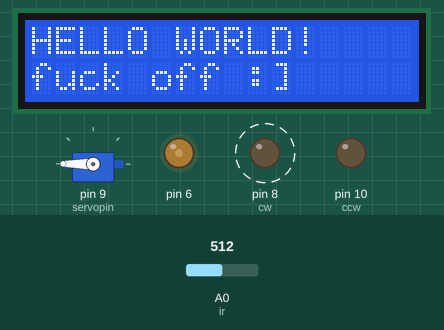
This sketch was run on a simulated Arduino Uno, built with avr-gcc and run on an emulated ATmega328P. On the bench: 16×2 character LCD, servo, output pins drawn as LEDs (lit = HIGH). Dashed ring = blinking. The test bench sets the inputs (shaded band); at power-on: A0 (ir) = 512. What the sketch prints to the serial monitor is not drawn.

Above: at 1.2 s.
1.3 s: A0 (ir) set to 260
5.5 s: A0 (ir) set to 233
At 5.9 s:
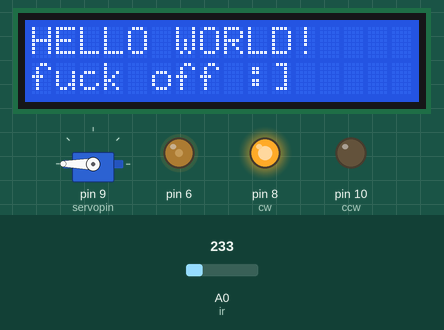
8.2 s: A0 (ir) set to 306
At 8.8 s:
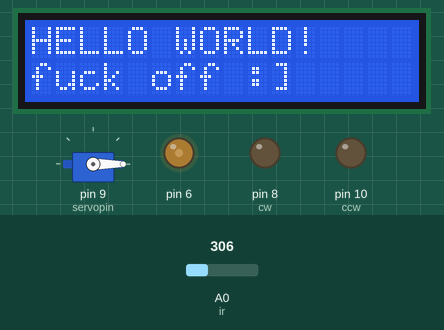
13.7 s: A0 (ir) set to 240
At 14.1 s:
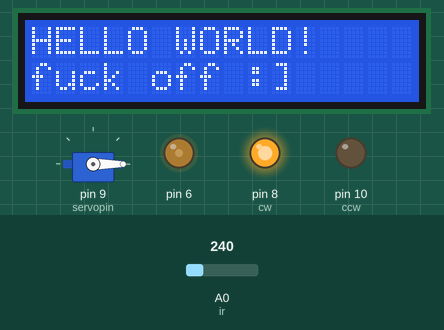
Timing chart, 0 to 16.7 s (numbered marks = the images above; inputs shaded):
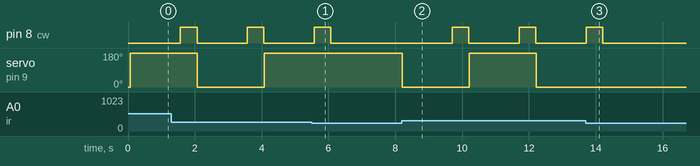

The sketch:

TrashSortDemo.ino
```cpp
#include <Servo.h>
#include <LiquidCrystal.h>
Servo myservo;
int servopin = 9;
int ir = A0;
int cw = 8;
int ccw = 10;
int last_angle = 0;
int Contrast=75;
LiquidCrystal lcd(12, 11, 5, 4, 3, 2);
void setup() {
  analogWrite(6,Contrast);
  lcd.begin(16, 2);
  pinMode(servopin, OUTPUT);
  pinMode(ir, INPUT);
  pinMode(cw, OUTPUT);
  pinMode(ccw, OUTPUT);
  myservo.attach(servopin);
  myservo.write(last_angle);
  digitalWrite(ccw, LOW);
  Serial.begin(9600);
  // put your setup code here, to run once:
}

void loop() {
  lcd.setCursor(0, 0);
  lcd.print("HELLO WORLD!");

  lcd.setCursor(0, 1);
  lcd.print("fuck off :]");
  int value = analogRead(ir);
  Serial.println(value);
  if (value >= 250){
    if(last_angle == 0){
      myservo.write(180);
      last_angle = 180;
    }else{
      myservo.write(0);
      last_angle = 0;
    }
    delay(1500);
    digitalWrite(cw, HIGH);
    delay(500);
    digitalWrite(cw, LOW);
  }
}
  // put your main code here, to run repeatedly:
```

Measured:
- the behaviour switches between 250 and 249 on A0 (ir) (found by bisection; images 0 and 1)
- after the input at 5.5 s, pin 8 (cw): goes on until 6.1 s, then stays LOW; servo on pin 9 (servopin): stays 180° (without the input it goes to 0° after 0.58 s)
- after the input at 8.2 s, pin 8 (cw): alternates HIGH for 0.50 s and LOW for 1.5 s, starting after 1.5 s; servo on pin 9 (servopin): 180° → 0° at once, → 180° 2.0 s later, → 0° 2.0 s later
- after the input at 13.7 s, pin 8 (cw): goes on until 14.2 s, then stays LOW; servo on pin 9 (servopin): stays 0° (without the input it goes to 180° after 0.52 s)
- by itself, pin 8 (cw): alternates HIGH for 0.50 s and LOW for 1.5 s
